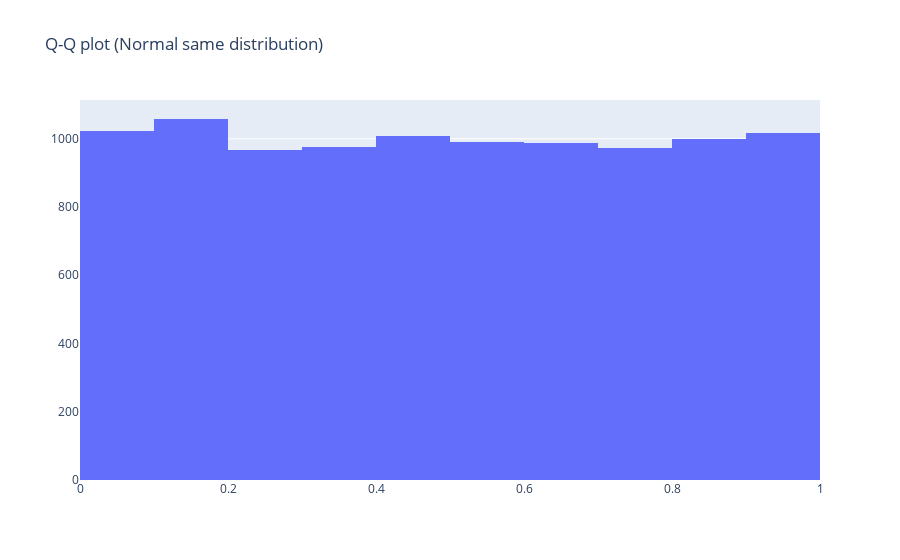

Here is the notebook cell this chart was saved with:
### Code cell
fig = go.Figure([go.Histogram(x=p_values_ttest['norm'], xbins={"start":0, "end":1, "size": 0.1})])
fig.update_layout(title='Q-Q plot (Normal same distribution)')
fig

### Figure 1 — Plotly figure (JSON) as saved in the notebook; plotly's stock layout.template omitted (floating-point values rounded to 4 significant figures; data arrays with more than 128 entries replaced by an {"elided": "..."} marker saying what was removed)
{"data": [{"type": "histogram", "x": {"elided": "10000 float values"}, "xbins": {"end": 1, "size": 0.1, "start": 0}}], "layout": {"title": {"text": "Q-Q plot (Normal same distribution)"}}}
